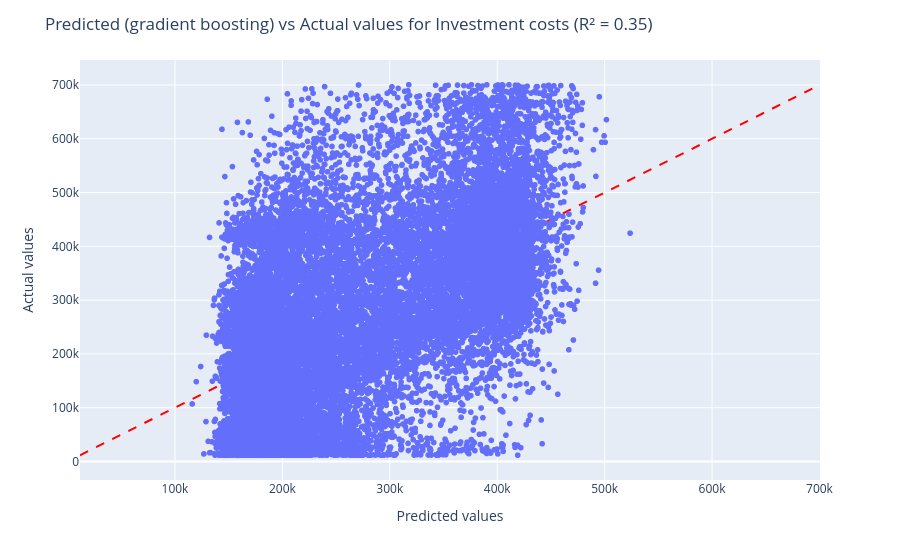

Notebook code for this chart:
### Code cell
fig = ex.scatter(
    x=model.predict(data[dec_vars]),
    y=data[objs[0]],
    labels={'x': 'Predicted values', 'y': 'Actual values'},
)

score = model.score(data[dec_vars], data[objs[0]])

# Add a diagonal line for reference
fig.add_scatter(
    x=[data[objs[0]].min(), data[objs[0]].max()],
    y=[data[objs[0]].min(), data[objs[0]].max()],
    mode='lines',
    line=dict(color='red', dash='dash'),
    showlegend=False
)

# Title
fig.update_layout(
    title=f'Predicted (gradient boosting) vs Actual values for {objs[0]} (R² = {score:.2f})',)

### Figure 1 — Plotly figure (JSON) as saved in the notebook; plotly's stock layout.template omitted (floating-point values rounded to 4 significant figures; data arrays with more than 128 entries replaced by an {"elided": "..."} marker saying what was removed)
{"data": [{"hovertemplate": "Predicted values=%{x}<br>Actual values=%{y}<extra></extra>", "legendgroup": "", "marker": {"color": "#636efa", "symbol": "circle"}, "mode": "markers", "name": "", "showlegend": false, "type": "scattergl", "x": {"elided": "20699 float values"}, "xaxis": "x", "y": {"elided": "20699 float values"}, "yaxis": "y"}, {"line": {"color": "red", "dash": "dash"}, "mode": "lines", "showlegend": false, "type": "scatter", "x": [11600, 700500.0], "y": [11600, 700500.0]}], "layout": {"legend": {"tracegroupgap": 0}, "margin": {"t": 60}, "title": {"text": "Predicted (gradient boosting) vs Actual values for Investment costs (R² = 0.35)"}, "xaxis": {"anchor": "y", "domain": [0, 1], "title": {"text": "Predicted values"}}, "yaxis": {"anchor": "x", "domain": [0, 1], "title": {"text": "Actual values"}}}}
